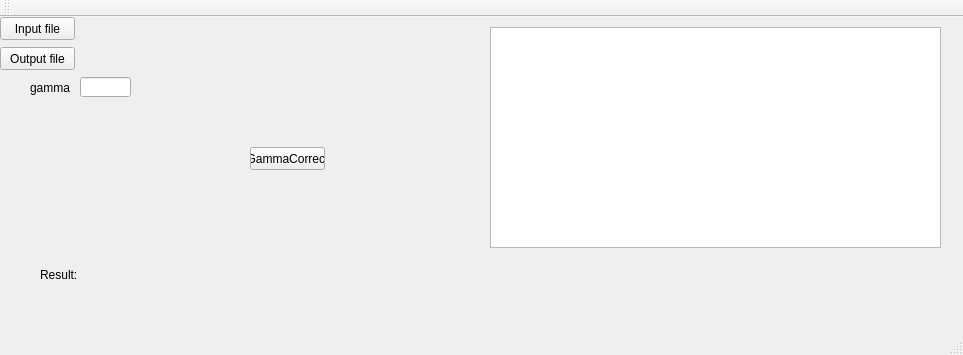
<?xml version="1.0" encoding="UTF-8"?>
<ui version="4.0">
 <class>MainWindow</class>
 <widget class="QMainWindow" name="MainWindow">
  <property name="geometry">
   <rect>
    <x>0</x>
    <y>0</y>
    <width>963</width>
    <height>355</height>
   </rect>
  </property>
  <property name="windowTitle">
   <string>Box-average smoothing</string>
  </property>
  <widget class="QWidget" name="centralWidget">
   <widget class="QPushButton" name="pushButtonInFile">
    <property name="geometry">
     <rect>
      <x>0</x>
      <y>0</y>
      <width>75</width>
      <height>23</height>
     </rect>
    </property>
    <property name="text">
     <string>Input file</string>
    </property>
   </widget>
   <widget class="QLabel" name="labelInFile">
    <property name="geometry">
     <rect>
      <x>80</x>
      <y>0</y>
      <width>401</width>
      <height>21</height>
     </rect>
    </property>
    <property name="text">
     <string/>
    </property>
   </widget>
   <widget class="QLabel" name="labelOutFile">
    <property name="geometry">
     <rect>
      <x>80</x>
      <y>30</y>
      <width>401</width>
      <height>21</height>
     </rect>
    </property>
    <property name="text">
     <string/>
    </property>
   </widget>
   <widget class="QPushButton" name="pushButtonOutFile">
    <property name="geometry">
     <rect>
      <x>0</x>
      <y>30</y>
      <width>75</width>
      <height>23</height>
     </rect>
    </property>
    <property name="text">
     <string>Output file</string>
    </property>
   </widget>
   <widget class="QPushButton" name="pushButtonGamma">
    <property name="geometry">
     <rect>
      <x>250</x>
      <y>130</y>
      <width>75</width>
      <height>23</height>
     </rect>
    </property>
    <property name="text">
     <string>GammaCorrect</string>
    </property>
   </widget>
   <widget class="QLabel" name="label">
    <property name="geometry">
     <rect>
      <x>40</x>
      <y>250</y>
      <width>41</width>
      <height>16</height>
     </rect>
    </property>
    <property name="text">
     <string>Result:</string>
    </property>
   </widget>
   <widget class="QLabel" name="labelResult">
    <property name="geometry">
     <rect>
      <x>80</x>
      <y>250</y>
      <width>491</width>
      <height>16</height>
     </rect>
    </property>
    <property name="text">
     <string/>
    </property>
   </widget>
   <widget class="QLabel" name="labelGamma">
    <property name="geometry">
     <rect>
      <x>30</x>
      <y>60</y>
      <width>41</width>
      <height>21</height>
     </rect>
    </property>
    <property name="text">
     <string>gamma</string>
    </property>
   </widget>
   <widget class="QLineEdit" name="lineEditGamma">
    <property name="geometry">
     <rect>
      <x>80</x>
      <y>60</y>
      <width>51</width>
      <height>20</height>
     </rect>
    </property>
   </widget>
   <widget class="QTextEdit" name="textEdit">
    <property name="geometry">
     <rect>
      <x>490</x>
      <y>10</y>
      <width>451</width>
      <height>221</height>
     </rect>
    </property>
   </widget>
  </widget>
  <widget class="QMenuBar" name="menuBar">
   <property name="geometry">
    <rect>
     <x>0</x>
     <y>0</y>
     <width>963</width>
     <height>18</height>
    </rect>
   </property>
  </widget>
  <widget class="QToolBar" name="mainToolBar">
   <attribute name="toolBarArea">
    <enum>TopToolBarArea</enum>
   </attribute>
   <attribute name="toolBarBreak">
    <bool>false</bool>
   </attribute>
  </widget>
  <widget class="QStatusBar" name="statusBar"/>
 </widget>
 <layoutdefault spacing="6" margin="11"/>
 <resources/>
 <connections>
  <connection>
   <sender>pushButtonInFile</sender>
   <signal>clicked()</signal>
   <receiver>MainWindow</receiver>
   <slot>inFileSelecter()</slot>
   <hints>
    <hint type="sourcelabel">
     <x>45</x>
     <y>54</y>
    </hint>
    <hint type="destinationlabel">
     <x>150</x>
     <y>160</y>
    </hint>
   </hints>
  </connection>
  <connection>
   <sender>pushButtonOutFile</sender>
   <signal>clicked()</signal>
   <receiver>MainWindow</receiver>
   <slot>outFileSelecter()</slot>
   <hints>
    <hint type="sourcelabel">
     <x>18</x>
     <y>84</y>
    </hint>
    <hint type="destinationlabel">
     <x>58</x>
     <y>181</y>
    </hint>
   </hints>
  </connection>
  <connection>
   <sender>pushButtonGamma</sender>
   <signal>clicked()</signal>
   <receiver>MainWindow</receiver>
   <slot>gammacorrecter()</slot>
   <hints>
    <hint type="sourcelabel">
     <x>316</x>
     <y>173</y>
    </hint>
    <hint type="destinationlabel">
     <x>386</x>
     <y>244</y>
    </hint>
   </hints>
  </connection>
 </connections>
 <slots>
  <slot>buttonClickHandler()</slot>
  <slot>inFileSelecter()</slot>
  <slot>outFileSelecter()</slot>
  <slot>gammacorrecter()</slot>
 </slots>
</ui>
